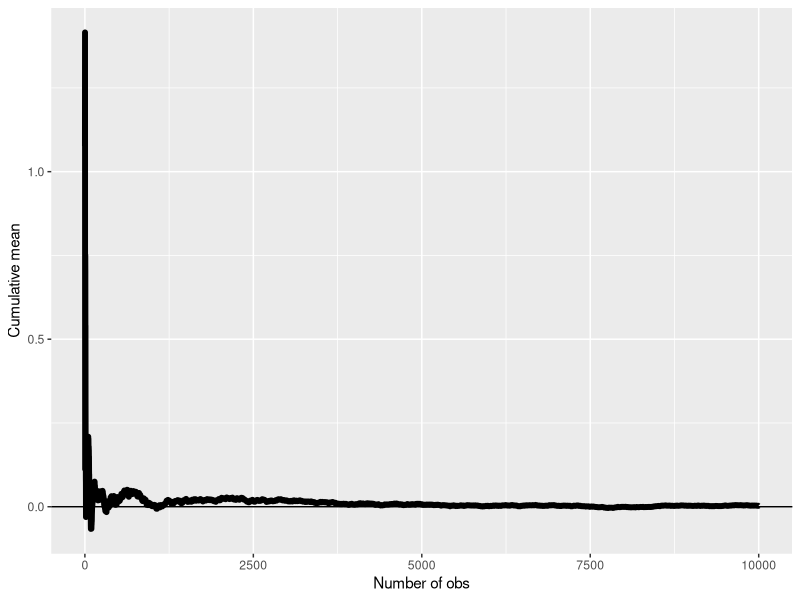
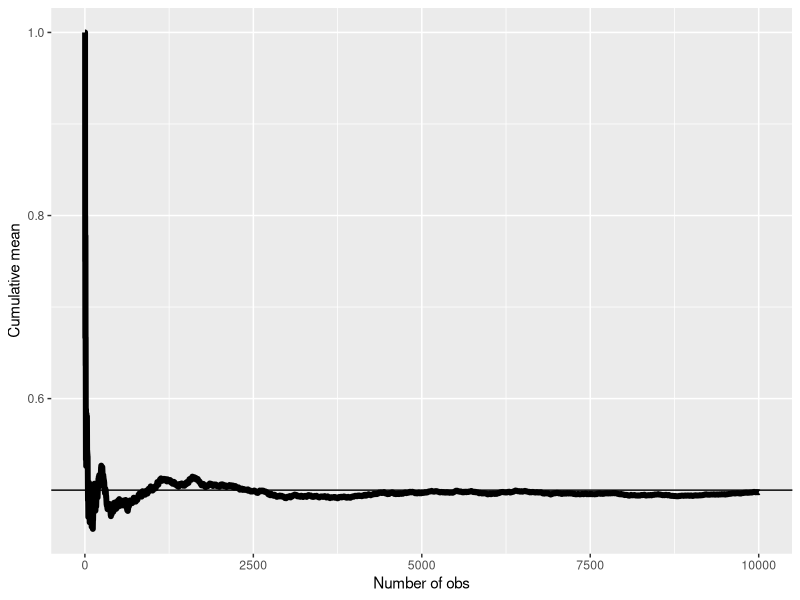

Here is the R script that generated these plots, in order:
# Asintóticas y LLN

#Entonces, asintóticos es el término para el comportamiento de las estadísticas como el tamaño de la muestra u otra cantidad relevante de límites al infinito o, en algunos casos, como algo más se limita a cero. 

#Vamos a tratar solo con el caso de que el tamaño de la muestra sea la cantidad que se limita al infinito. 

#Asymptopia es mi nombre para la tierra de los asintóticos donde todo funciona bien y debería funcionar bien porque hay una cantidad infinita de datos en la tierra de Asymptopia. 

#Por lo tanto, los asintóticos son increíblemente útiles para inferencias y aproximaciones estadísticas simples. Los asintóticos son como una pequeña navaja suiza que puedes sacar para investigar las propiedades estadísticas de muchas estadísticas, sin tener que hacer mucha computación. 

#Entonces, los asintóticos también forman la base para la interpretación de la frecuencia de las probabilidades. 

#Por ejemplo, todo el mundo sabe intuitivamente que si lanzas una moneda y tomas la proporción de caras, eso debería limitarse a 0.5 para una moneda justa. Esa propiedad es la llamada ley de los grandes números que exploraremos aquí en un minuto. 

#Afortunadamente, en lugar de sumergirse en las matemáticas de los límites de las variables aleatorias, hay un conjunto de herramientas poderosas en las que podemos confiar. Estos resultados nos permiten hablar sobre la gran distribución muestral de las medias muestrales de comportamiento de una colección de observaciones iid. 

#El primero de ellos, ya lo sabemos intuitivamente, la llamada Ley de los Grandes Números. Dice que el promedio limita a lo que está estimando, significa la población. Entonces, por ejemplo, el promedio podría ser el resultado de n lanzamientos de monedas, la proporción muestral de caras. Cuando lanzamos una moneda justa una y otra vez, eventualmente converge a la verdadera probabilidad de una cara. 

#Muestremos la ley de los grandes números en acción. Voy a establecer mi número de simulaciones en 1000. Luego generaré mil normales al azar y tomaré su suma acumulativa. Luego, dividir las sumas acumuladas por 1 sobre n da los medios acumulativos. 

n <- 10000 
means <- cumsum(rnorm(n))/(1:n)
library(ggplot2)
g <- ggplot(data.frame(x = 1 : n, y = means), aes(x = x, y = y)) 
g <- g + geom_hline(yintercept = 0) + geom_line(size = 2) 
g <- g + labs(x = "Number of obs", y = "Cumulative mean")
g

#En otras palabras, la media de la primera observación por sí misma, luego la media de la primera y la segunda observación, luego la media de la primera, segunda y tercera observación, y así sucesivamente. Lo que ves cuando trazas las medias acumuladas por el índice es temprano, hay mucha variabilidad en la media, pero luego a medida que pasa el tiempo, no tanto como pasa el número de simulación. 

#Nos acercamos más y más al verdadero valor de la población que es cero. 

#Hagámoslo de nuevo, solo que esta vez le pediremos a r que arroje una moneda en lugar de generar normales normales. 

#Entonces, la función de sample(), cuando doy los argumentos 0 y 1, muestras de los elementos 0 y 1 con igual probabilidad. Aquí quiero n de ellos, 1,000. Y reemplazar es igual a VERDADERO, solo significa que quiero muestrear con reemplazo. Entonces, este comando es exactamente lanzar una moneda 1,000 veces donde 0 es una cola y 1 es una cabeza.


means <- cumsum(sample(0 : 1, n , replace = TRUE)) / (1  : n)
g <- ggplot(data.frame(x = 1 : n, y = means), aes(x = x, y = y)) 
g <- g + geom_hline(yintercept = 0.5) + geom_line(size = 2) 
g <- g + labs(x = "Number of obs", y = "Cumulative mean")
g


#Estoy tomando de nuevo, la suma acumulativa, y luego dividiéndola por 1 a n para obtener los medios acumulativos. Cuando trazo los medios acumulativos, lo que veo de nuevo es la variabilidad en la proporción de la muestra desde el principio. Pero a medida que el número de lanzamientos de monedas que entran en la proporción de la muestra va al infinito, converge al valor verdadero, que es 0.5, que está justo allí. 

#Tengamos una breve discusión. Definimos un estimador como consistente si converge con lo que desea estimar. 

#Entonces, por ejemplo, la proporción muestral de los lanzamientos de monedas iid es consistente para la verdadera probabilidad de éxito de una moneda. Cuando lanzas una moneda una y otra vez, la proporción de muestra de caras converge con la probabilidad de obtener una cara en esa moneda. 

#La ley de los grandes números dice que la media muestral de las muestras iid es consistente para la media poblacional. Esta es una muy buena propiedad, porque básicamente dice que si nos tomamos la molestia de recolectar una cantidad infinita de datos, obtenemos exactamente la respuesta correcta. 

#Pero no solo es cierto que las medias muestrales son consistentes, la varianza muestral y la desviación estándar muestral de las variables aleatorias iid también son consistentes.